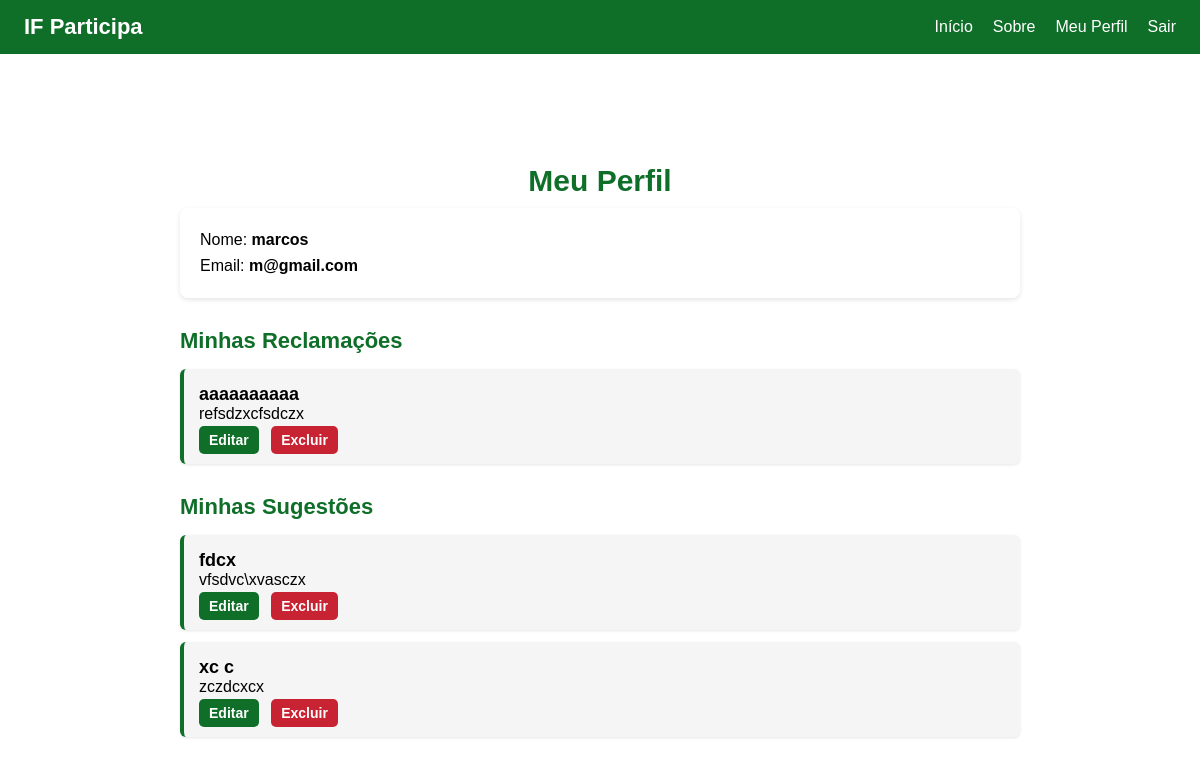
Page /meu-perfil (signed in) on the earlier database version.
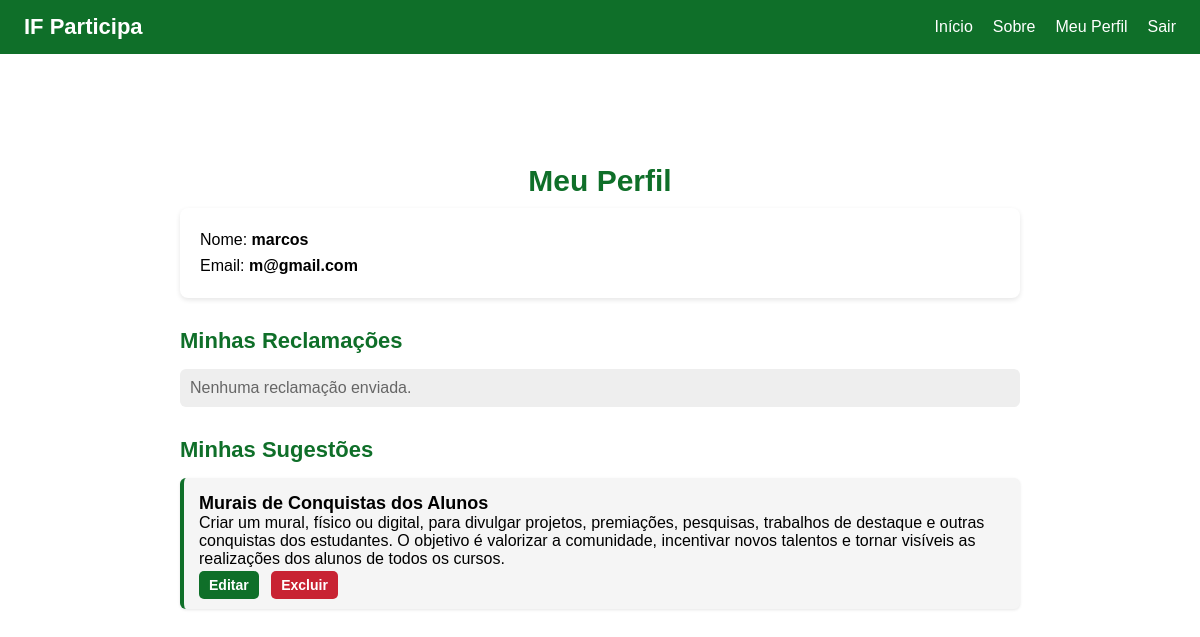
Same page on the later database version.
### models/reclamacoes.py (models this page shows)
class Reclamacao(Base):
    __tablename__ = "reclamacoes"
    id = Column(Integer, primary_key=True)
    titulo = Column(String(150), nullable=False)
    descricao = Column(Text, nullable=False)
    autor_id = Column(Integer, ForeignKey("usuarios.id"))
    autor = relationship("Usuario", back_populates="reclamacoes")

### models/sugestoes.py (models this page shows)
class Sugestao(Base):
    __tablename__ = "sugestoes"
    id = Column(Integer, primary_key=True)
    titulo = Column(String(150), nullable=False)
    descricao = Column(Text, nullable=False)
    autor_id = Column(Integer, ForeignKey("usuarios.id"))
    autor = relationship("Usuario", back_populates="sugestoes")

### controllers/routes.py (the view)
@controllers_bp.route("/meu-perfil")
@login_required
def meu_perfil():
    db = SessionLocal()
    minhas_reclamacoes = db.query(Reclamacao).filter_by(autor_id=current_user.id).all()
    minhas_sugestoes = db.query(Sugestao).filter_by(autor_id=current_user.id).all()
    return render_template(
        "meu_perfil.html",
        usuario=current_user,
        reclamacoes=minhas_reclamacoes,
        sugestoes=minhas_sugestoes
    )

### app.py (called while the page is built)
@login_manager.user_loader
def load_user(user_id):
    db = SessionLocal()
    from models.users import Usuario
    user = db.query(Usuario).get(int(user_id))
    db.close()
    return user

### templates/meu_perfil.html (shortened to what this page needs)
{% extends "base.html" %}
{% block estilos %}
<link rel="stylesheet" href="{{ url_for('static', filename='perfil.css') }}">
{% endblock %}
{% block conteudo %}
<div class="perfil-container">
    <h1>Meu Perfil</h1>
    <div class="info-usuario">
        <p>Nome: <strong>{{ usuario.nome }}</strong></p>
        <p>Email: <strong>{{ usuario.email }}</strong></p>
    </div>
    <h2>Minhas Reclamações</h2>
    {% if reclamacoes %}
    <ul class="lista">
        {% for r in reclamacoes %}
            <li class="item">
                <strong>{{ r.titulo }}</strong><br>
                {{ r.descricao }}
                <div class="acoes">
                    <a class="editar" href="{{ url_for('controllers_bp.editar_reclamacao', id=r.id) }}">Editar</a>
                    <a class="excluir" href="{{ url_for('controllers_bp.excluir_reclamacao', id=r.id) }}">Excluir</a>
                </div>
            </li>
        {% endfor %}
    </ul>
    {% else %}
        <p class="vazio">Nenhuma reclamação enviada.</p>
    {% endif %}
    <h2>Minhas Sugestões</h2>
    {% if sugestoes %}
    <ul class="lista">
        {% for s in sugestoes %}
            <li class="item">
                <strong>{{ s.titulo }}</strong><br>
                {{ s.descricao }}
                <div class="acoes">
                    <a class="editar" href="{{ url_for('controllers_bp.editar_sugestao', id=s.id) }}">Editar</a>
                    <a class="excluir" href="{{ url_for('controllers_bp.excluir_sugestao', id=s.id) }}">Excluir</a>
                </div>
            </li>
        {% endfor %}
    </ul>
    {% else %}
        <p class="vazio">Nenhuma sugestão enviada.</p>
    {% endif %}
</div>
{% endblock %}

Differences in the rows shown:
removed Reclamacao: titulo "aaaaaaaaaa", descricao "refsdzxcfsdczx"
removed Sugestao: titulo "fdcx", descricao "vfsdvc\\xvasczx"
removed Sugestao: titulo "xc c", descricao "zczdcxcx"
added Sugestao: titulo "Murais de Conquistas dos Alunos", descricao "Criar um mural, físico ou digital, para divulgar projetos, premiações, pesquisas, trabalhos de destaque e outras conquistas dos estudantes. O objetivo é valorizar a comunidade, incentivar novos talentos e tornar visíveis as realizações dos alunos de todos os cursos."
Other differences:
text now shown: "Nenhuma reclamação enviada."
